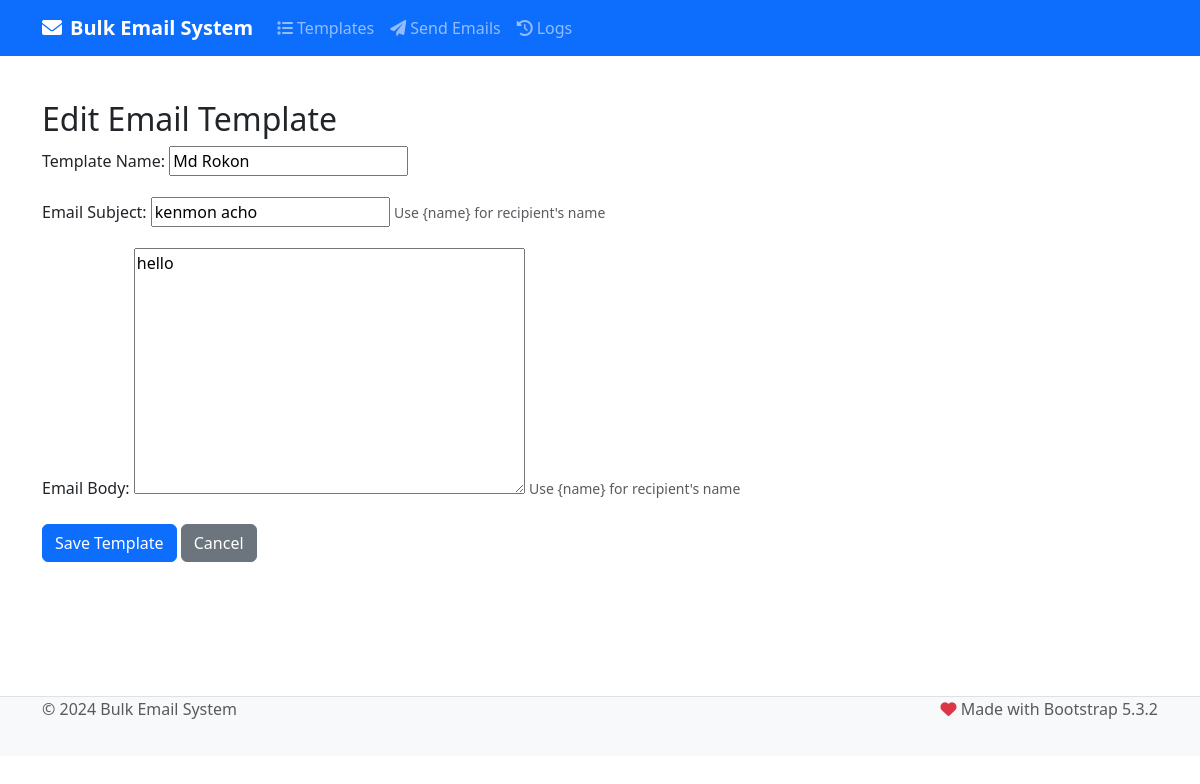
Page /templates/1/edit/ on the earlier database version.
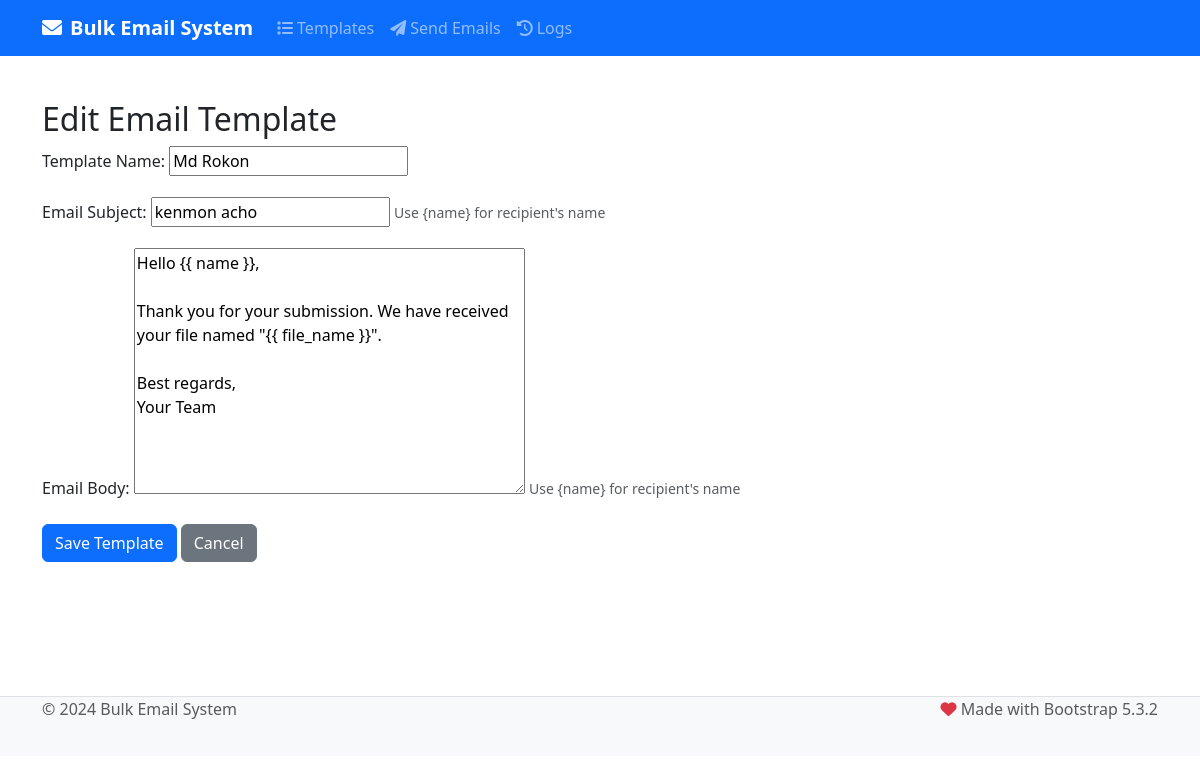
Same page on the later database version.
### main/models.py (models this page shows, shortened)
class EmailTemplate(models.Model):
    name = models.CharField(max_length=100)
    subject = models.CharField(max_length=200)
    body = models.TextField()
    created_at = models.DateTimeField(auto_now_add=True)
    updated_at = models.DateTimeField(auto_now=True)

### main/views.py (the view)
# urls.py: path('templates/<int:pk>/edit/', views.template_edit, name='template_edit'),
def template_edit(request, pk):
    template = get_object_or_404(EmailTemplate, pk=pk)
    if request.method == 'POST':
        form = EmailTemplateForm(request.POST, instance=template)
        if form.is_valid():
            form.save()
            messages.success(request, 'Email template updated successfully!')
            return redirect('template_list')
    else:
        form = EmailTemplateForm(instance=template)
    return render(request, 'emails/template_form.html', {
        'form': form,
        'template': template
    })

### main/forms.py
class EmailTemplateForm(forms.ModelForm):
    class Meta:
        model = EmailTemplate
        fields = ['name', 'subject', 'body']
        widgets = {
            'body': forms.Textarea(attrs={'rows': 10}),
        }

### main/templates/emails/template_form.html (shortened to what this page needs)
{% extends 'base.html' %}
{% block content %}
<div class="container mt-4">
    <h2>{% if template %}Edit{% else %}Create{% endif %} Email Template</h2>
    <form method="post">
        <div class="form-group mb-3">
            <label for="{{ form.name.id_for_label }}">Template Name:</label>
            {{ form.name }}
        </div>
        <div class="form-group mb-3">
            <label for="{{ form.subject.id_for_label }}">Email Subject:</label>
            {{ form.subject }}
            <small class="form-text text-muted">Use {name} for recipient's name</small>
        </div>
        <div class="form-group mb-3">
            <label for="{{ form.body.id_for_label }}">Email Body:</label>
            {{ form.body }}
            <small class="form-text text-muted">Use {name} for recipient's name</small>
        </div>
        <button type="submit" class="btn btn-primary">Save Template</button>
        <a href="{% url 'template_list' %}" class="btn btn-secondary">Cancel</a>
    </form>
</div>
{% endblock %}

Differences in the rows shown:
changed EmailTemplate "Md Rokon": body "hello" → "Hello {{ name }}, Thank you for your submission. We have received your file named \"{{ file_name }}\". Best regards, Your Team"
